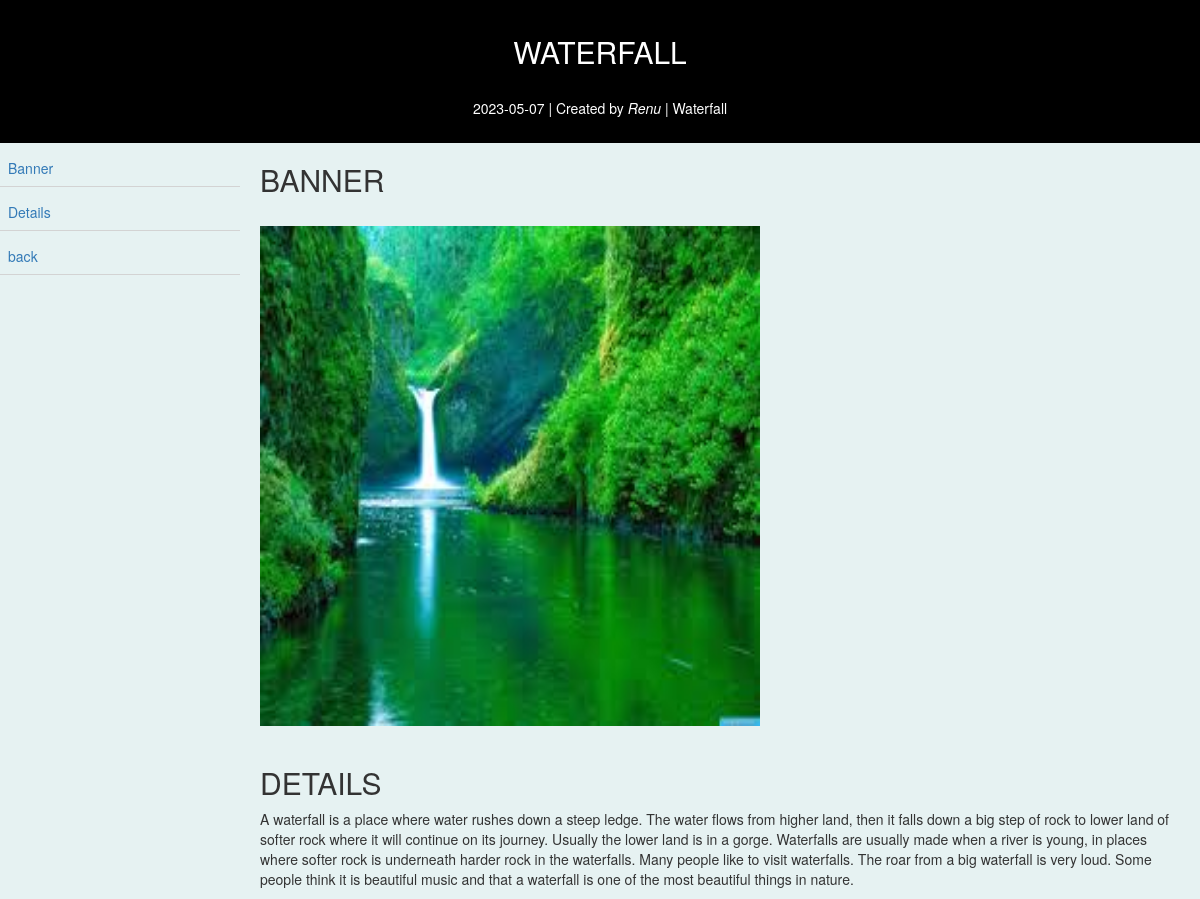
The app's page /detail.php?id=22 (signed in) with its own data.
### tables this page shows
CREATE TABLE `post` (
  `id` int(250) NOT NULL,
  `mail` varchar(50) NOT NULL,
  `image` varchar(200) NOT NULL,
  `title` varchar(100) NOT NULL,
  `description` varchar(250) NOT NULL,
  `status` varchar(50) NOT NULL,
  `details` varchar(5000) NOT NULL,
  `reg_date` date NOT NULL
);

CREATE TABLE `registration` (
  `id` int(250) NOT NULL,
  `name` varchar(50) NOT NULL,
  `mail` varchar(50) NOT NULL,
  `password` varchar(50) NOT NULL,
  `confirm_password` varchar(50) NOT NULL,
  `number` bigint(10) NOT NULL,
  `address` varchar(200) NOT NULL,
  `reg_date` int(6) NOT NULL
);

### detail.php (the view, shortened to what this page needs)
<?php
include("dbconnect.php");
?>
<!DOCTYPE html>
<html>
<head>
  <link rel="stylesheet" href="https://maxcdn.bootstrapcdn.com/bootstrap/3.4.1/css/bootstrap.min.css">
  </head>
  <body>
    <div class="header" style="background-color:#000;padding:15px; color: #fff">
  <?php
  $id=$_GET['id'];
  $qry=mysqli_query($conn,"select * from post where id='$id'");
  $row=mysqli_fetch_array($qry);
    $mail1=$row['mail'];
    $fetch=mysqli_query($conn,"select * from registration where mail='$mail1'");
    $use=mysqli_fetch_array($fetch);
      ?>
      <h2 style="padding-bottom: 20px;"><?php echo $row['title']; ?> </h2>
    <p><?php echo $row['reg_date']; ?> | Created by <i> <?php echo $use['name']; ?></i> | <?php echo $row['title']; ?></p>
  </div>
  <div style="overflow:auto">
  <div class="menu">
    <div class="menuitem"><a style="text-decoration: none" href="#section1">Banner</a></div>
    <div class="menuitem"><a style="text-decoration: none" href="#section2">Details</a></div>
    <div class="menuitem"><a style="text-decoration: none" href="home.php">back</a></div>
  </div>
<div class="main">
  <div class="main1" id="section1">
    <h2>Banner</h2><br>
     <img style="width:500px; height: 500px;" src="upload/<?php echo $row['image']; ?>"><br><br>
   </div>
   <div class="main2" id="section2">
     <h2>Details</h2>
    <p><?php echo $row['details']; ?></p>
  </div>
  </div>
	</div>
</body>
</html>

### detail.php (style rules this page uses)
html { overflow-x: hidden; scroll-behavior: smooth; }
* { box-sizing: border-box; }
h2 { text-transform: uppercase; }
body { background-color: #E6F2F2; }
.header { text-align: center; }
.menu { float: left; width: 20%; }
.menuitem { padding: 8px; margin-top: 7px; border-bottom: 1px solid #d3d3d3; }
.main { padding: 0 20px; overflow: hidden; }

### records on screen
post: title "WATERFALL", reg_date "2023-05-07", title "Waterfall", image (picture), details "A waterfall is a place where water rushes down a steep ledge. The water flows from higher land, then it falls down a big step of rock to lower land of softer rock where it will continue on its journey. Usually the lower land is in a gorge. Waterfalls are usually made when a river is young, in places where softer rock is underneath harder rock in the waterfalls. Many people like to visit waterfalls. The roar from a big waterfall is very loud. Some people think it is beautiful music and that a waterfall is one of the most beautiful things in nature."
registration: name "Renu"
